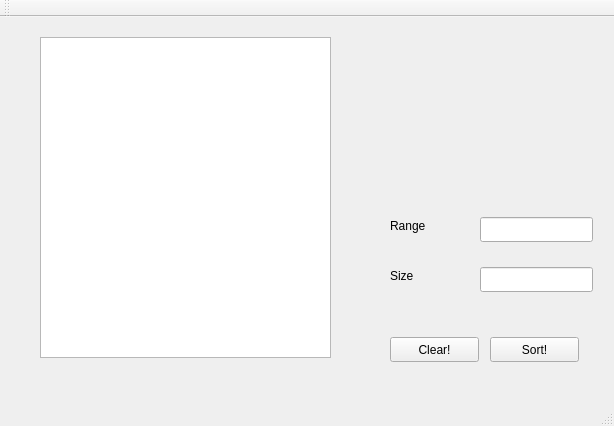
<?xml version="1.0" encoding="UTF-8"?>
<ui version="4.0">
 <class>MainWindow</class>
 <widget class="QMainWindow" name="MainWindow">
  <property name="geometry">
   <rect>
    <x>0</x>
    <y>0</y>
    <width>614</width>
    <height>426</height>
   </rect>
  </property>
  <property name="windowTitle">
   <string>MainWindow</string>
  </property>
  <widget class="QWidget" name="centralWidget">
   <widget class="QPushButton" name="pushButton">
    <property name="geometry">
     <rect>
      <x>490</x>
      <y>320</y>
      <width>89</width>
      <height>25</height>
     </rect>
    </property>
    <property name="text">
     <string>Sort!</string>
    </property>
   </widget>
   <widget class="QLineEdit" name="lineEdit">
    <property name="geometry">
     <rect>
      <x>480</x>
      <y>200</y>
      <width>113</width>
      <height>25</height>
     </rect>
    </property>
    <property name="text">
     <string/>
    </property>
   </widget>
   <widget class="QLineEdit" name="lineEdit_2">
    <property name="geometry">
     <rect>
      <x>480</x>
      <y>250</y>
      <width>113</width>
      <height>25</height>
     </rect>
    </property>
   </widget>
   <widget class="QLabel" name="label">
    <property name="geometry">
     <rect>
      <x>390</x>
      <y>200</y>
      <width>67</width>
      <height>17</height>
     </rect>
    </property>
    <property name="text">
     <string>Range</string>
    </property>
   </widget>
   <widget class="QLabel" name="label_2">
    <property name="geometry">
     <rect>
      <x>390</x>
      <y>250</y>
      <width>67</width>
      <height>17</height>
     </rect>
    </property>
    <property name="text">
     <string>Size</string>
    </property>
   </widget>
   <widget class="QTextBrowser" name="textBrowser">
    <property name="geometry">
     <rect>
      <x>40</x>
      <y>20</y>
      <width>291</width>
      <height>321</height>
     </rect>
    </property>
   </widget>
   <widget class="QPushButton" name="pushButton_2">
    <property name="geometry">
     <rect>
      <x>390</x>
      <y>320</y>
      <width>89</width>
      <height>25</height>
     </rect>
    </property>
    <property name="text">
     <string>Clear!</string>
    </property>
   </widget>
  </widget>
  <widget class="QMenuBar" name="menuBar">
   <property name="geometry">
    <rect>
     <x>0</x>
     <y>0</y>
     <width>614</width>
     <height>22</height>
    </rect>
   </property>
  </widget>
  <widget class="QToolBar" name="mainToolBar">
   <attribute name="toolBarArea">
    <enum>TopToolBarArea</enum>
   </attribute>
   <attribute name="toolBarBreak">
    <bool>false</bool>
   </attribute>
  </widget>
  <widget class="QStatusBar" name="statusBar"/>
 </widget>
 <layoutdefault spacing="6" margin="11"/>
 <resources/>
 <connections/>
</ui>
